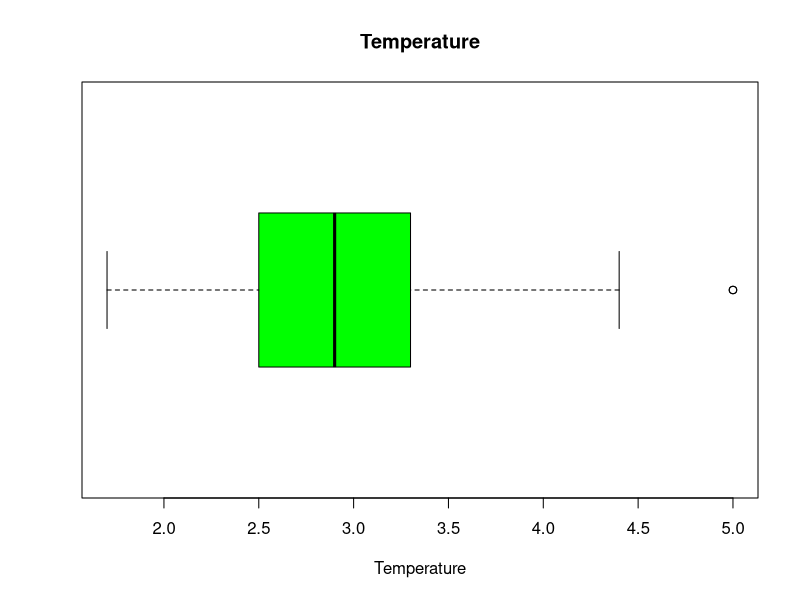
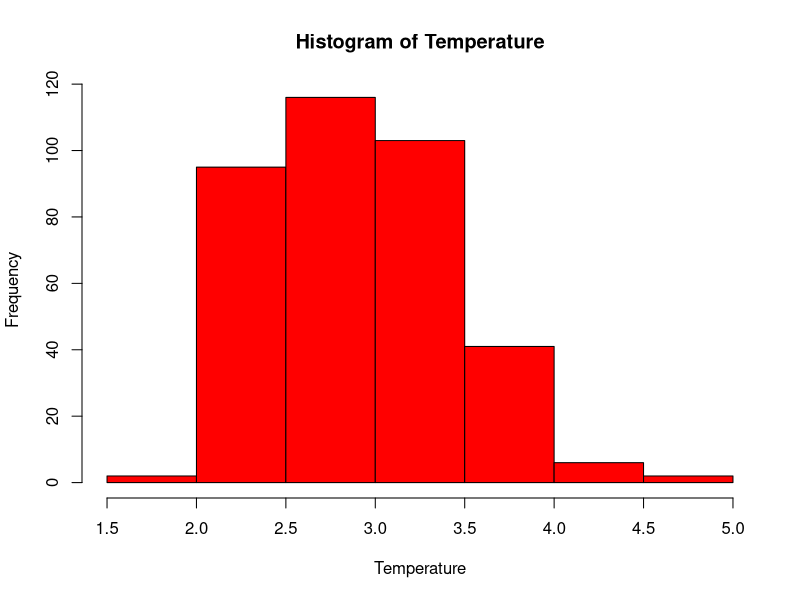

The R source for these figures, in order: (Note: this script raises an error after producing the figures.)
## ---- chunk 1
setwd("C:/Users/ammu/Desktop/Great Lakes/2. Statistical Method Decision Making/Project")
ColdStorage1=read.csv("Cold_Storage_Temp_Data.csv")
attach(ColdStorage1)
## ---- chunk 2
library(dplyr)
library(ggplot2)
library(lattice)
## ---- chunk 3
View(ColdStorage1)
dim(ColdStorage1)
summary(ColdStorage1)
str(ColdStorage1)
head(ColdStorage1)
tail(ColdStorage1)
colnames(ColdStorage1)
anyNA(ColdStorage1)
## ---- chunk 4

boxplot(Temperature,xlab="Temperature",col="green",horizontal = TRUE,main="Temperature")
hist(Temperature, xlab = "Temperature", col = "red")
plot(Month, main="Months Chart")
plot(Season,col=c("green","blue","red"),main="Season Chart")
table(Month)
table(Season)

## ---- chunk 5
boxplot(Temperature~Season,col=c("green","blue","red"))
ggplot(ColdStorage1, aes(x = Season, y = Temperature, fill = Month)) + geom_boxplot() + ggtitle("Season vs Temperature") 
ggplot(ColdStorage1, aes(x = Month, y = Temperature, fill = Season)) + geom_boxplot() + ggtitle("Months vs Temperture")
qplot(Month,Temperature,data=ColdStorage1,col=Season,Main="Temperature across months")
qplot(Season,Temperature,data=ColdStorage1,col=Season)
## ---- chunk 6
WinterTemp=ColdStorage1%>% select(Season,Temperature) %>% filter(Season=="Winter")%>% summarise(mean=mean(Temperature))
SummerTemp=ColdStorage1%>% select(Season,Temperature) %>% filter(Season=="Summer")%>% summarise(mean=mean(Temperature))
RainyTemp=ColdStorage1%>% select(Season,Temperature) %>% filter(Season=="Rainy")%>% summarise(mean=mean(Temperature))
WinterTemp
SummerTemp
RainyTemp
## ---- chunk 7
MeanforYear=mean(Temperature)
MeanforYear
## ---- chunk 8
SdforYear=sd(Temperature)
SdforYear
## ---- chunk 9
lessThan2C=2
normMean=mean(ColdStorage1$Temperature)
normSD=sd(ColdStorage1$Temperature)
below2Cprob=pnorm(lessThan2C,normMean,normSD)
below2Cprob
## ---- chunk 10
moreThan4C=4
above4Cprob=1-pnorm(moreThan4C,normMean,normSD)
above4Cprob
## ---- chunk 11
totalProb=below2Cprob+above4Cprob
Penalty=totalProb*100
Penalty
## ---- chunk 12
setwd("C:/Users/ammu/Desktop/Great Lakes/2. Statistical Method Decision Making/Project")
ColdStorage2=read.csv("Cold_Storage_Mar2018.csv")
attach(ColdStorage2)
MeanTemp2=mean(Temperature)
MeanTemp2
SdTemp2=sd(Temperature)
SdTemp2
n=35
alpha=0.1
confLevel=1-0.1

t.test(Temperature,mu=3.9,alternative = "greater", paired = FALSE,conf.level = confLevel )

